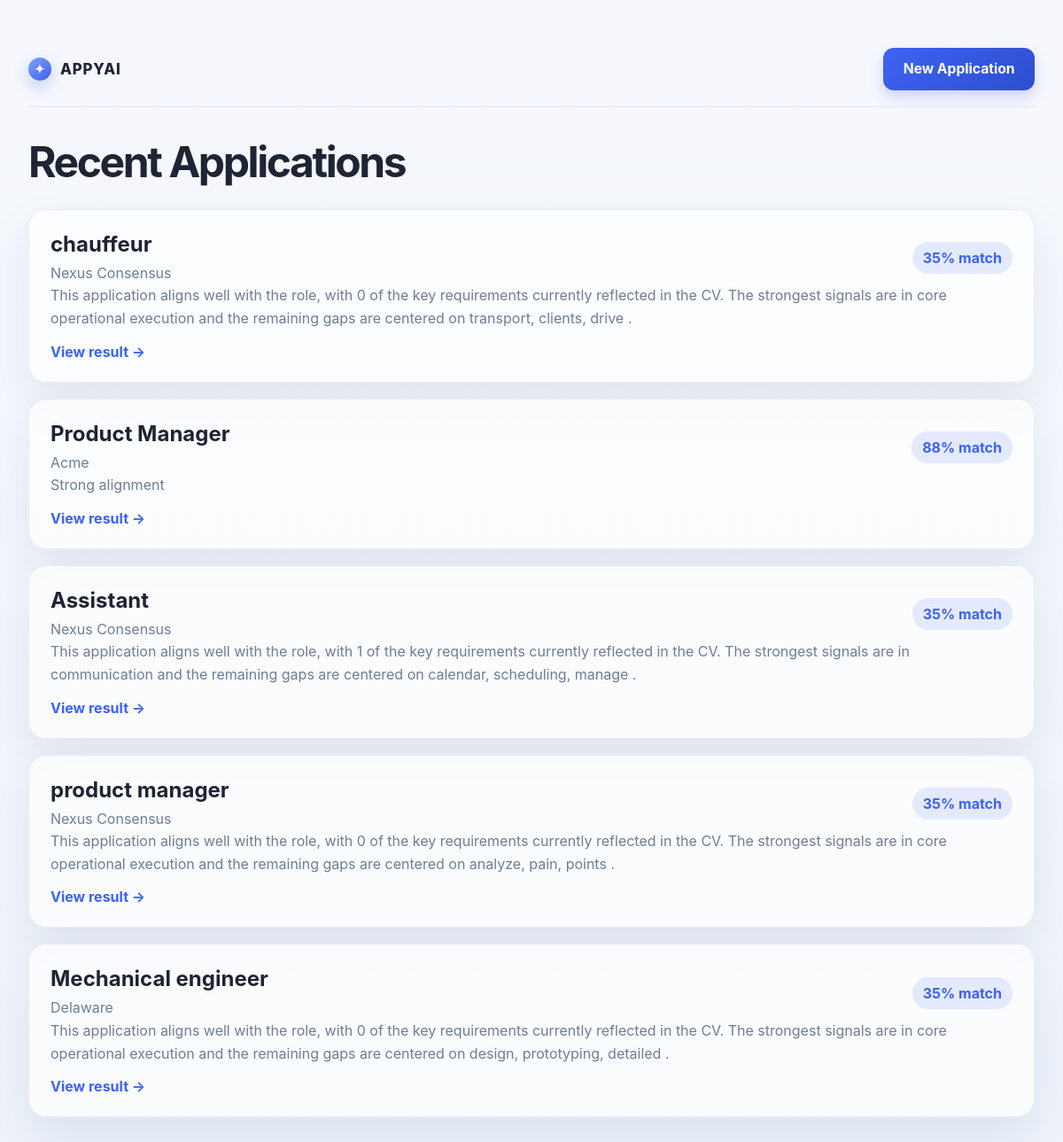
Page /dashboard on the earlier database version.
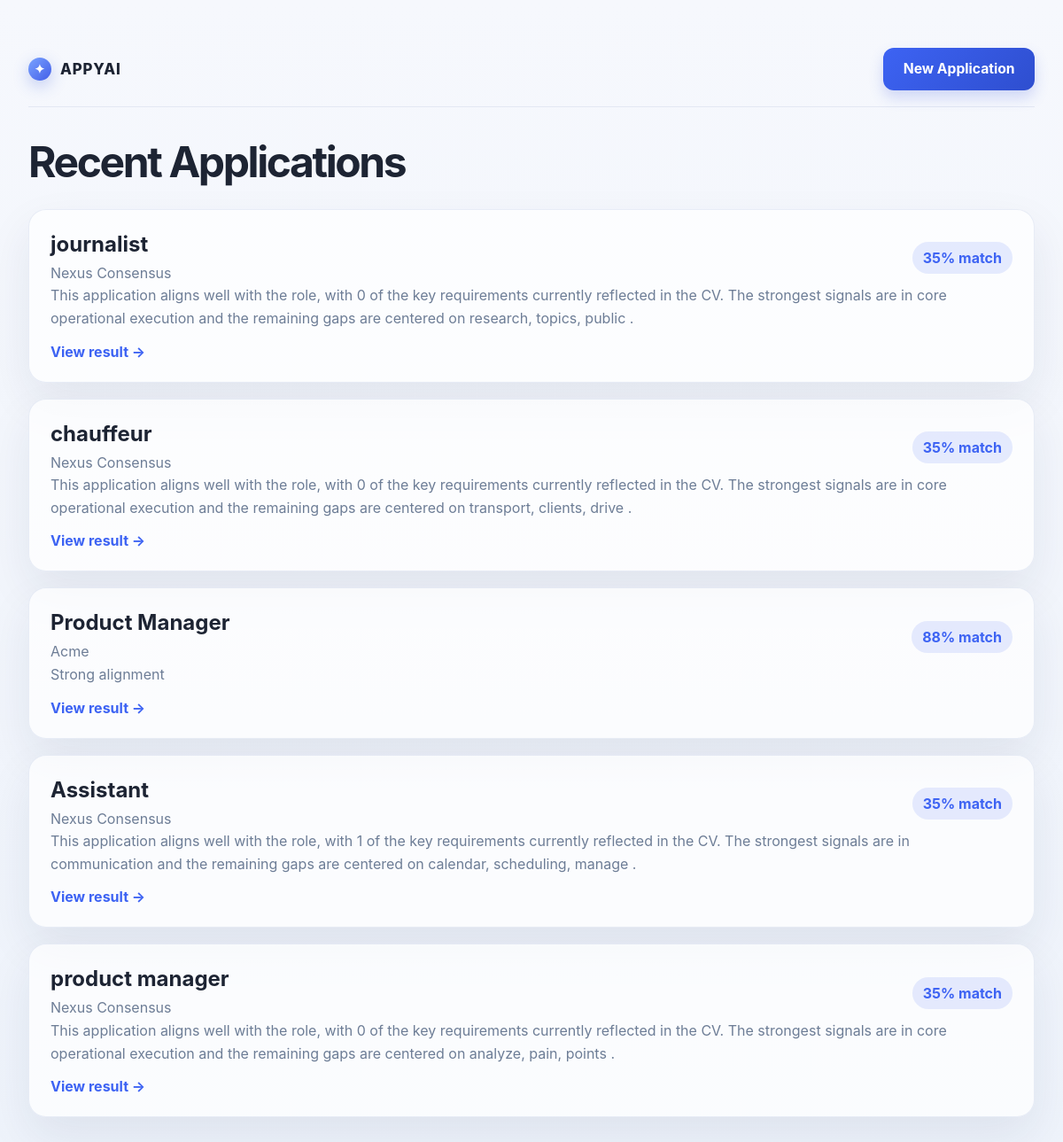
Same page on the later database version.
### tables this page shows
CREATE TABLE applications (
                id INTEGER PRIMARY KEY AUTOINCREMENT,
                company TEXT,
                role TEXT,
                job_description TEXT,
                cv_text TEXT,
                cover_letter TEXT,
                match_score INTEGER,
                summary TEXT,
                strengths TEXT,
                gaps TEXT,
                created_at TIMESTAMP DEFAULT CURRENT_TIMESTAMP
            , tailored_cv TEXT);

### app.py (the view)
@app.route("/dashboard")
def dashboard():
    with get_db_connection() as conn:
        rows = conn.execute(
            "SELECT * FROM applications ORDER BY id DESC LIMIT 5"
        ).fetchall()
    return render_template("dashboard.html", applications=rows)

### app.py (called while the page is built)
def get_db_connection():
    conn = sqlite3.connect("applications.db")
    conn.row_factory = sqlite3.Row
    return conn

### templates/dashboard.html (shortened to what this page needs)
<!DOCTYPE html>
<html lang="en">
  <head>
    <link rel="stylesheet" href="{{ url_for('static', filename='style.css') }}" />
  </head>
  <body class="dashboard-page">
    <div class="dashboard-shell">
      <header class="topbar dark-row">
        <div class="brand-wrap">
          <span class="brand-mark">✦</span>
          <span class="brand-name">APPYAI</span>
        </div>
        <div class="header-actions">
          <a class="primary-button" href="{{ url_for('application') }}">New Application</a>
        </div>
      </header>
      <main class="dashboard-main">
        <h1>Recent Applications</h1>
        {% if applications %}
          <div class="application-list">
            {% for app in applications %}
              <article class="app-card">
                <div class="app-head">
                  <div>
                    <h2>{{ app["role"] }}</h2>
                    <p>{{ app["company"] }}</p>
                  </div>
                  <span class="chip">{{ app["match_score"] }}% match</span>
                </div>
                <p class="app-summary">{{ app["summary"] }}</p>
                <a href="{{ url_for('result', application_id=app['id']) }}" class="text-link">View result →</a>
              </article>
            {% endfor %}
          </div>
        {% else %}
          <div class="empty-state">
            <h2>No saved applications yet.</h2>
            <p>Start with your first job application and let the system tailor the answer.</p>
          </div>
        {% endif %}
      </main>
    </div>
  </body>
</html>

### static/style.css (style rules this page uses)
:root { --bg-page: #f3f6fb; --bg-surface: #ffffff; --bg-soft: #edf3ff; --primary: #3d63f3; --primary-dark: #2e4ecf; --primary-soft: rgba(61, 99, 243, 0.12); --text: #1d2433; --muted: #6d7d96; --line: #dfe7f7; --success-bg: rgba(101, 193, 119, 0.08); --success-text: #1f8d53; --shadow: 0 22px 52px rgba(22, 34, 72, 0.08); }
* { box-sizing: border-box; }
html, body { margin: 0; min-height: 100%; font-family: Inter, "Segoe UI", sans-serif; background: linear-gradient(180deg, #f6f8fd 0%, #eef3fb 100%); color: var(--text); }
a { text-decoration: none; color: inherit; }
body { min-height: 100vh; }
.page-shell, .wizard-shell, .dashboard-shell, .result-shell { max-width: 1280px; margin: 0 auto; padding: 24px 32px 48px; }
.topbar { display: flex; align-items: center; justify-content: space-between; padding: 18px 0 12px; }
.brand-wrap { display: flex; align-items: center; gap: 10px; font-weight: 800; letter-spacing: 0.05em; }
.brand-mark { display: inline-flex; align-items: center; justify-content: center; width: 26px; height: 26px; border-radius: 50%; background: linear-gradient(135deg, #7aa3ff 0%, #425ee8 100%); color: white; font-size: 14px; box-shadow: 0 6px 18px rgba(54, 90, 214, 0.28); }
.brand-name { font-size: 1.05rem; }
.header-actions { display: flex; align-items: center; gap: 14px; }
.link-button, .primary-button, .secondary-button, .upload-button, .text-link { display: inline-flex; align-items: center; justify-content: center; border-radius: 12px; transition: all 0.2s ease; }
.primary-button, .secondary-button { cursor: pointer; border: none; font-weight: 700; font-size: 0.98rem; padding: 0.9rem 1.4rem; }
.primary-button { background: linear-gradient(135deg, var(--primary) 0%, var(--primary-dark) 100%); color: white; box-shadow: 0 8px 16px rgba(70, 95, 223, 0.22); }
.score-card p, .info-row span, .app-summary, .empty-state p, .app-card p { color: var(--muted); line-height: 1.6; }
.dashboard-page { padding-top: 12px; }
.dark-row { border-bottom: 1px solid rgba(121, 138, 188, 0.15); padding-bottom: 18px; }
.dashboard-main { padding-top: 32px; }
.dashboard-main h1 { margin: 0 0 24px; font-size: clamp(2rem, 4vw, 3rem); letter-spacing: -0.05em; }
.application-list { display: grid; gap: 18px; }
.app-card { background: rgba(255, 255, 255, 0.72); border: 1px solid rgba(117, 140, 196, 0.15); border-radius: 20px; box-shadow: var(--shadow); padding: 24px; }
.app-head { display: flex; align-items: center; justify-content: space-between; gap: 14px; }
.app-card h2 { margin: 0 0 6px; }
.app-card p { margin: 0; }
.chip { display: inline-flex; align-items: center; justify-content: center; padding: 8px 12px; border-radius: 999px; font-weight: 700; background: rgba(61, 99, 243, 0.12); color: var(--primary); }
.text-link { display: inline-flex; margin-top: 14px; color: var(--primary); font-weight: 700; }

Differences in the rows shown:
no longer on this page (row unchanged): applications: role "Mechanical engineer", company "Delaware", match_score "35", summary "This application aligns well with the role, with 0 of the key requirements currently reflected in the CV. The strongest signals are in core operational execution and the remaining gaps are centered on design, prototyping, detailed ."
added applications: role "journalist", company "Nexus Consensus", match_score "35", summary "This application aligns well with the role, with 0 of the key requirements currently reflected in the CV. The strongest signals are in core operational execution and the remaining gaps are centered on research, topics, public ."
